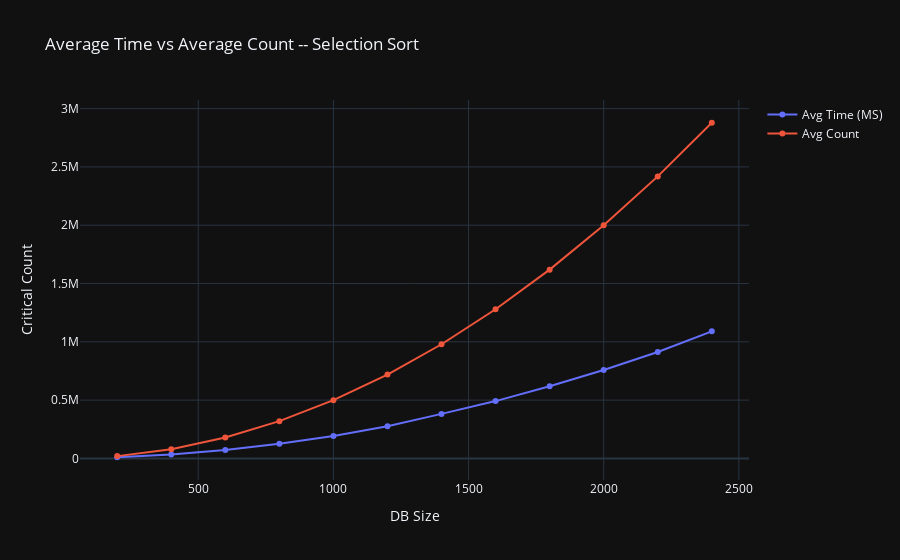
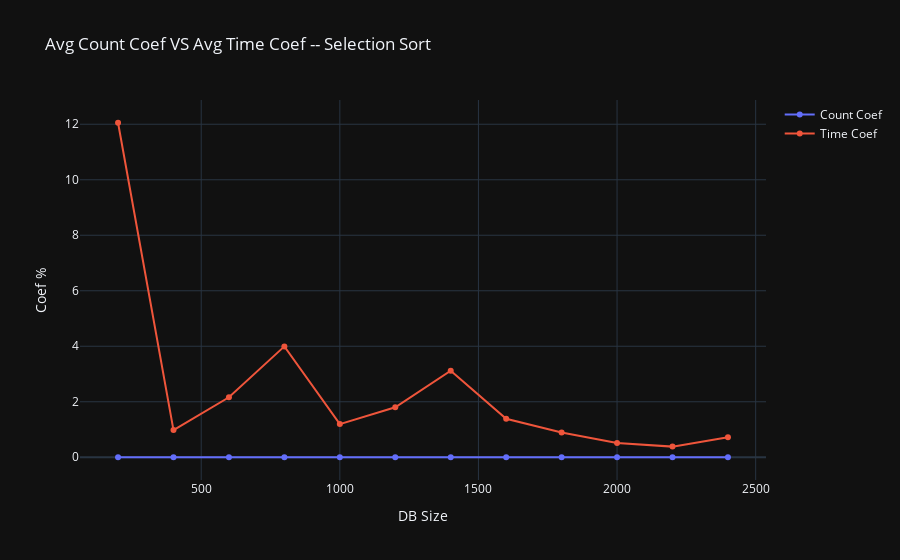

The code cell stored with these charts, in order, in its notebook:
### Code cell
df2 = pd.read_csv('p2output/selectionResultsFinal.csv')


fig = go.Figure()

fig.add_trace(go.Scatter(x=df2['Size'], y=df2['Avg Time'], name='Avg Time (MS)'))

fig.add_trace(go.Scatter(x=df2['Size'], y=df2['Avg Count'], name='Avg Count'))

fig.update_layout(title='Average Time vs Average Count -- Selection Sort',
                  xaxis_title='DB Size',
                  yaxis_title='Critical Count',
                  template='plotly_dark')

fig.show()

fig2 = go.Figure()

fig2.add_trace(go.Scatter(x=df2['Size'], y=df2['Count Coef'], name='Count Coef'))

fig2.add_trace(go.Scatter(x=df2['Size'], y=df2['Time Coef'], name='Time Coef'))

fig2.update_layout(title='Avg Count Coef VS Avg Time Coef -- Selection Sort',
                  xaxis_title='DB Size',
                  yaxis_title='Coef %',
                  template='plotly_dark')

fig2.show()

### Figure 1 — Plotly figure (JSON) as saved in the notebook; plotly's stock layout.template omitted (floating-point values rounded to 4 significant figures)
{"data": [{"name": "Avg Time (MS)", "type": "scatter", "x": [200, 400, 600, 800, 1000, 1200, 1400, 1600, 1800, 2000, 2200, 2400], "y": [10232, 32927, 71620, 125850, 193187, 275910, 381950, 491872, 618430, 758392, 912752, 1090015]}, {"name": "Avg Count", "type": "scatter", "x": [200, 400, 600, 800, 1000, 1200, 1400, 1600, 1800, 2000, 2200, 2400], "y": [19900, 79800, 179700, 319600, 499500, 719400, 979300, 1279200, 1619100, 1999000, 2418900, 2878800]}], "layout": {"title": {"text": "Average Time vs Average Count -- Selection Sort"}, "xaxis": {"title": {"text": "DB Size"}}, "yaxis": {"title": {"text": "Critical Count"}}}}

### Figure 2 — Plotly figure (JSON) as saved in the notebook; plotly's stock layout.template omitted (floating-point values rounded to 4 significant figures)
{"data": [{"name": "Count Coef", "type": "scatter", "x": [200, 400, 600, 800, 1000, 1200, 1400, 1600, 1800, 2000, 2200, 2400], "y": [0, 0, 0, 0, 0, 0, 0, 0, 0, 0, 0, 0]}, {"name": "Time Coef", "type": "scatter", "x": [200, 400, 600, 800, 1000, 1200, 1400, 1600, 1800, 2000, 2200, 2400], "y": [12.05, 0.9799, 2.162, 3.995, 1.194, 1.8, 3.121, 1.385, 0.8901, 0.5146, 0.3831, 0.719]}], "layout": {"title": {"text": "Avg Count Coef VS Avg Time Coef -- Selection Sort"}, "xaxis": {"title": {"text": "DB Size"}}, "yaxis": {"title": {"text": "Coef %"}}}}
